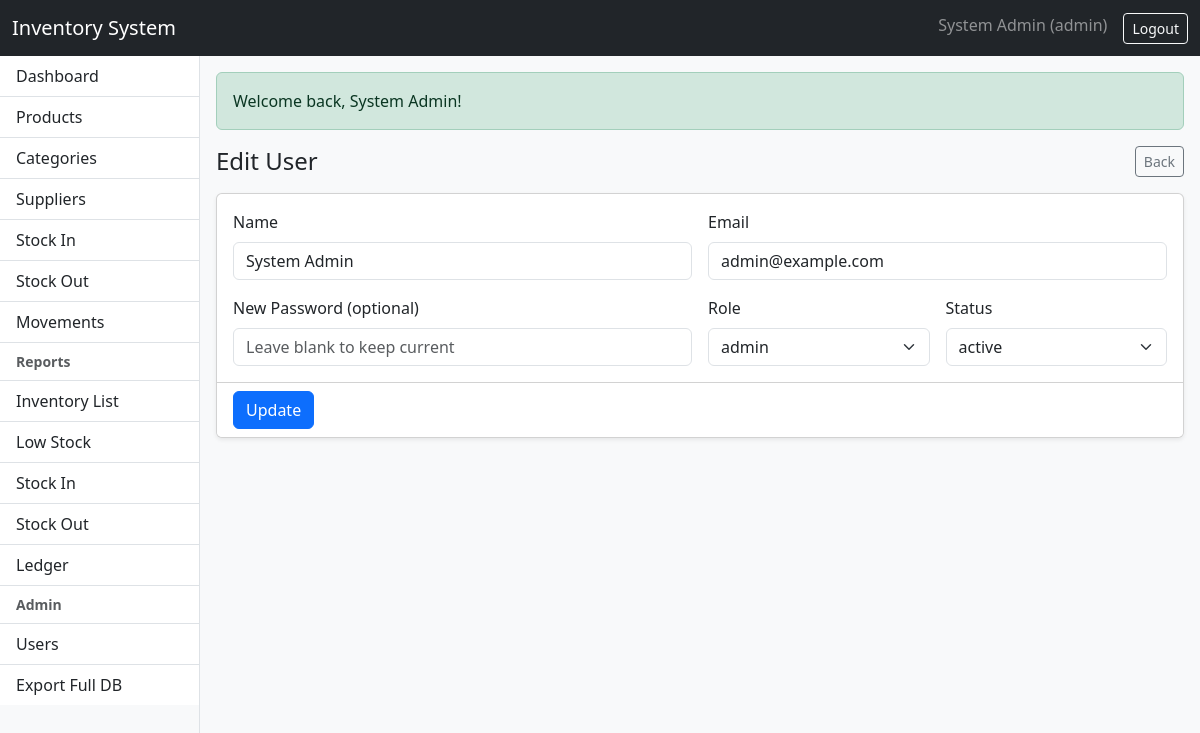
Screenshot of /modules/users/index.php?action=edit&id=99999999-9999-9999-9999-999999999999 (signed in) with the database file from the repository.
### tables this page shows
CREATE TABLE users (
  id CHAR(36) NOT NULL,
  name VARCHAR(150) NOT NULL,
  email VARCHAR(190) NOT NULL,
  password_hash VARCHAR(255) NOT NULL,
  role ENUM('admin','staff') NOT NULL DEFAULT 'staff',
  status ENUM('active','inactive') NOT NULL DEFAULT 'active',
  created_at DATETIME NOT NULL DEFAULT CURRENT_TIMESTAMP,
  PRIMARY KEY (id),
  UNIQUE KEY uq_users_email (email),
  KEY idx_users_role (role),
  KEY idx_users_status (status)
);

### config/config.php (called while the page is built, shortened)
<?php
function base_url(string $path = ''): string
{
    $path = ltrim($path, '/');
    return rtrim(BASE_URL, '/') . '/' . $path;
}
function e(?string $value): string
{
    return htmlspecialchars((string)$value, ENT_QUOTES | ENT_SUBSTITUTE, 'UTF-8');
}
function post(string $key, $default = null)
{
    return $_POST[$key] ?? $default;
}
function get(string $key, $default = null)
{
    return $_GET[$key] ?? $default;
}

### modules/users/index.php (the view, shortened to what this page needs)
<?php
$action = (string)get('action', 'list');
$errors = [];
require_once __DIR__ . '/../../views/header.php';
require_once __DIR__ . '/../../views/sidebar.php';
if ($action === 'create'):
?>
  <div class="d-flex align-items-center justify-content-between mb-3">
    <h4 class="mb-0">Create User</h4>
    <a class="btn btn-outline-secondary btn-sm" href="<?= e(base_url('modules/users/index.php')) ?>">Back</a>
  </div>
  <?php if ($errors): ?>
    <div class="alert alert-danger"><ul class="mb-0"><?php foreach ($errors as $er) echo '<li>' . e($er) . '</li>'; ?></ul></div>
  <?php endif; ?>
  <form method="post" class="card shadow-sm">
    <div class="card-body">
      <input type="hidden" name="csrf_token" value="<?= e(csrf_token()) ?>">
      <div class="row g-3">
        <div class="col-md-6">
          <label class="form-label">Name</label>
          <input class="form-control" name="name" required value="<?= e((string)post('name','')) ?>">
        </div>
        <div class="col-md-6">
          <label class="form-label">Email</label>
          <input class="form-control" type="email" name="email" required value="<?= e((string)post('email','')) ?>">
        </div>
        <div class="col-md-6">
          <label class="form-label">Password</label>
          <input class="form-control" type="password" name="password" required>
        </div>
        <div class="col-md-3">
          <label class="form-label">Role</label>
          <select class="form-select" name="role">
            <option value="staff" <?= post('role','staff')==='staff'?'selected':'' ?>>staff</option>
            <option value="admin" <?= post('role','staff')==='admin'?'selected':'' ?>>admin</option>
          </select>
        </div>
        <div class="col-md-3">
          <label class="form-label">Status</label>
          <select class="form-select" name="status">
            <option value="active" <?= post('status','active')==='active'?'selected':'' ?>>active</option>
            <option value="inactive" <?= post('status','active')==='inactive'?'selected':'' ?>>inactive</option>
          </select>
        </div>
      </div>
    </div>
    <div class="card-footer bg-white">
      <button class="btn btn-primary" type="submit">Save</button>
    </div>
  </form>
<?php
elseif ($action === 'edit'):
    $id = (string)get('id','');
    $stmt = $pdo->prepare("SELECT * FROM users WHERE id = :id");
    $stmt->execute([':id'=>$id]);
    $user = $stmt->fetch();
    if (!$user) {
        echo '<div class="alert alert-danger">User not found.</div>';
    } else {
?>
  <div class="d-flex align-items-center justify-content-between mb-3">
    <h4 class="mb-0">Edit User</h4>
    <a class="btn btn-outline-secondary btn-sm" href="<?= e(base_url('modules/users/index.php')) ?>">Back</a>
  </div>
  <form method="post" class="card shadow-sm">
    <div class="card-body">
      <div class="row g-3">
        <div class="col-md-6">
          <label class="form-label">Name</label>
          <input class="form-control" name="name" required value="<?= e((string)post('name', $user['name'])) ?>">
        </div>
        <div class="col-md-6">
          <label class="form-label">Email</label>
          <input class="form-control" type="email" name="email" required value="<?= e((string)post('email', $user['email'])) ?>">
        </div>
        <div class="col-md-6">
          <label class="form-label">New Password (optional)</label>
          <input class="form-control" type="password" name="password" placeholder="Leave blank to keep current">
        </div>
        <div class="col-md-3">
          <label class="form-label">Role</label>
          <select class="form-select" name="role">
            <?php $r = (string)post('role', $user['role']); ?>
            <option value="admin" <?= $r==='admin'?'selected':'' ?>>admin</option>
          </select>
        </div>
        <div class="col-md-3">
          <label class="form-label">Status</label>
          <select class="form-select" name="status">
            <?php $s = (string)post('status', $user['status']); ?>
            <option value="active" <?= $s==='active'?'selected':'' ?>>active</option>
          </select>
        </div>
      </div>
    </div>
    <div class="card-footer bg-white">
      <button class="btn btn-primary" type="submit">Update</button>
    </div>
  </form>
<?php
    }
endif;
require_once __DIR__ . '/../../views/footer.php';

### assets/app.css (style rules this page uses)
body { background: #f8f9fa; }

### rows the page displays
users: name "System Admin", email "admin@example.com", role "admin", status "active"

### other values shown
APP_NAME "Inventory System"
$u['name'] "System Admin"
$u['role'] "admin"
$flash['message'] "Welcome back, System Admin!"
